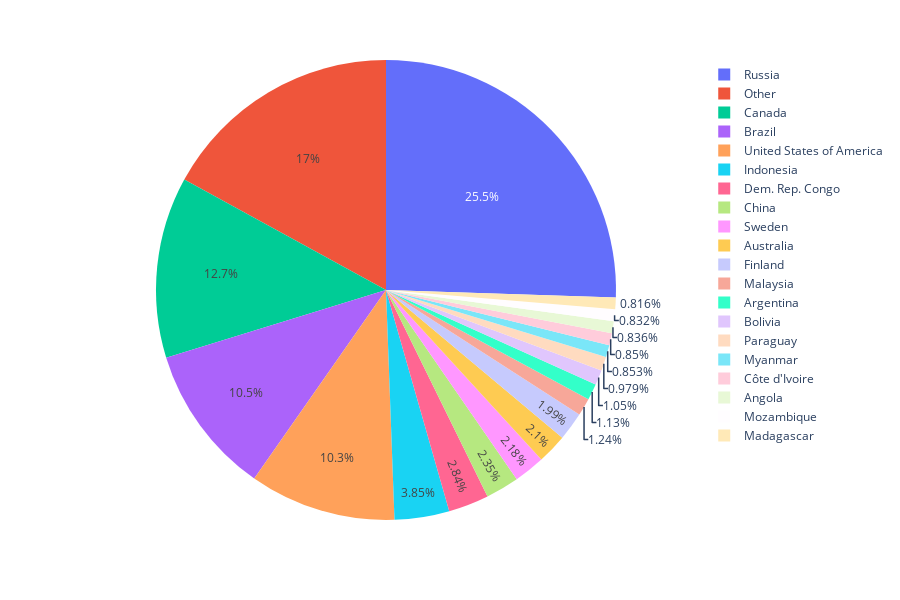

The code cell stored with this chart in its notebook:
### Markdown cell above
Create a bar chart to visualize the forest loss area by country.

### Code cell
geemap.pie_chart("treeloss.csv", names="NAME", values="sum", max_rows=20, height=600)

### Figure 1 — Plotly figure (JSON) as saved in the notebook; plotly's stock layout.template omitted (floating-point values rounded to 4 significant figures; data arrays with more than 128 entries replaced by an {"elided": "..."} marker saying what was removed)
{"data": [{"domain": {"x": [0, 1], "y": [0, 1]}, "hovertemplate": "NAME=%{label}<br>sum=%{value}<extra></extra>", "labels": {"elided": "176 str values"}, "legendgroup": "", "name": "", "showlegend": true, "type": "pie", "values": {"elided": "176 float values"}}], "layout": {"height": 600, "legend": {"tracegroupgap": 0}, "margin": {"t": 60}}}
